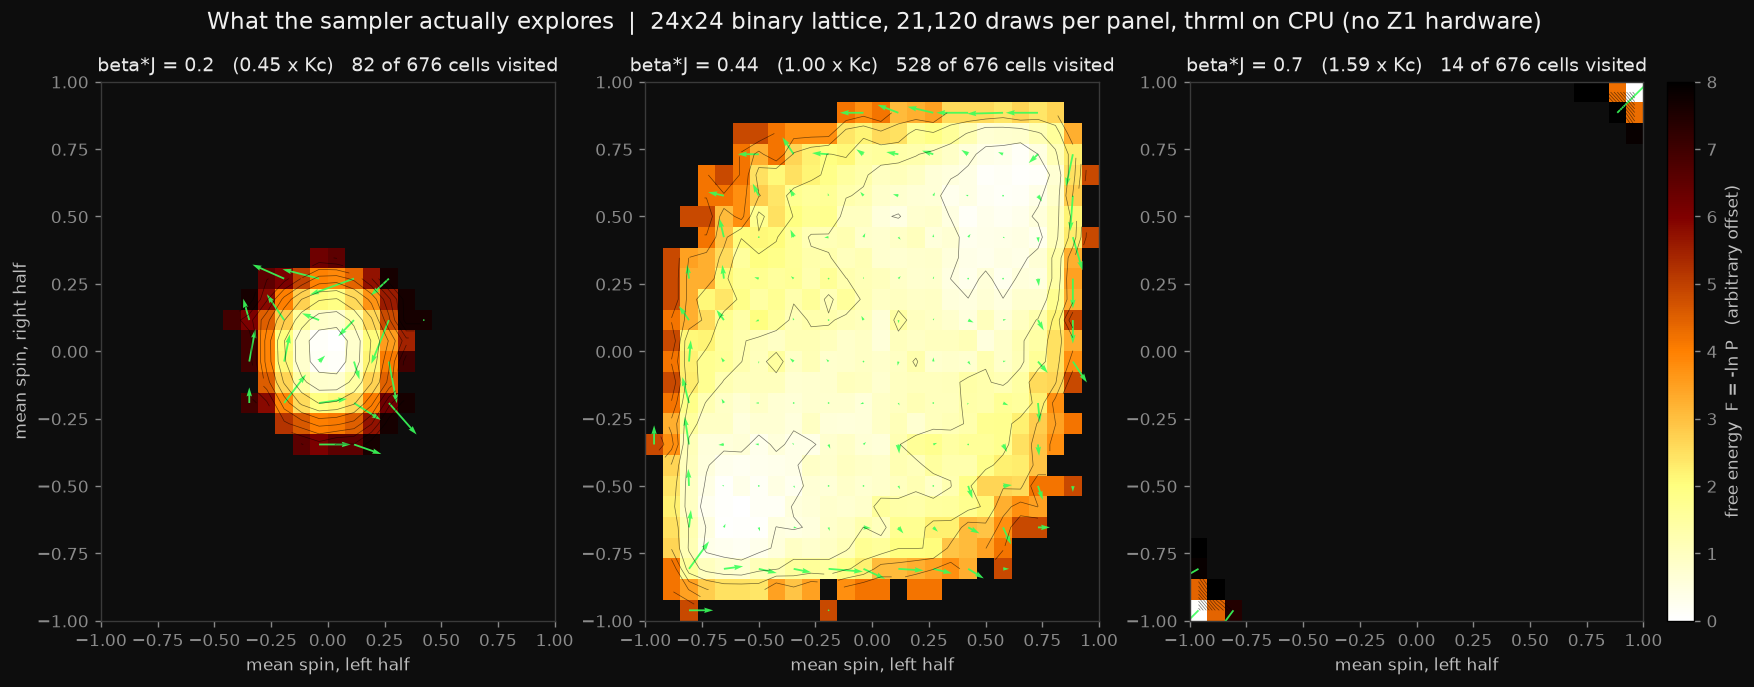

The script that saved this image:
"""The energy landscape our sampler actually explores, from thrml draws.

WHY NOT A DIRECT ENERGY PLOT. A two-variable constraint can be drawn as E(x, y)
straight from its energy function. Our model is 4,096 binary spins, so its state
space has 2**4096 points and there is no axis to put them on. Plotting E over
two of the spins would show almost nothing, because the interesting structure is
collective rather than per-site.

WHAT IS PLOTTED INSTEAD. A FREE energy surface over two collective coordinates:
the mean spin of the lattice's left half and of its right half. For each cell of
that plane we count how often the sampler visits it and take F = -ln P, up to an
additive constant. This is estimated FROM THE DRAWS -- it is not the model's
energy function evaluated on a grid, and the difference matters: free energy
includes entropy, so a broad shallow basin here means "many configurations",
not "one low-energy configuration".

The arrows are -grad F, the direction the sampler is pushed. They are computed by
finite differences on the smoothed surface, so they are a readout of the measured
histogram rather than an independent quantity.

WHAT IT SHOWS. Below Kc the distribution is one basin at the origin: no net
magnetisation, left and right agree only by chance. Above Kc the up-down symmetry
breaks and TWO basins appear on the diagonal, because the two halves order
together. Near Kc the surface flattens and the basins merge, which is the
critical region that made worlds look like geography.

Unsampled cells are left blank rather than filled: F = -ln 0 is infinite, and
painting those regions would invent landscape the sampler never visited.

No Z1 hardware is involved. thrml simulates the sampling on CPU.
"""
import sys
import math

sys.path.insert(0, "src")
sys.path.insert(0, "demo")
import numpy as np
import matplotlib
matplotlib.use("Agg")
import matplotlib.pyplot as plt

from world.fields import compile_layer
from tsu.backends.thrml_backend import sample as thrml_sample
from world.studio import KC

N = 24
BINS = 26
COUPLINGS = [0.20, 0.44, 0.70]
SAMPLE = dict(n_chains=96, n_samples=220, n_warmup=3000, steps_per_sample=6)


def draws(beta_j: float) -> np.ndarray:
    """Spins as (samples, N, N) in {-1, +1}."""
    _spec, _enc, ising, prog = compile_layer(N, beta_j)
    rows = np.asarray(thrml_sample(prog, seed=0, **SAMPLE))
    return (2 * rows.astype(int) - 1).reshape(-1, N, N)


def surface(spins: np.ndarray):
    """F = -ln P over (mean spin of left half, mean spin of right half)."""
    half = N // 2
    ml = spins[:, :, :half].mean(axis=(1, 2))
    mr = spins[:, :, half:].mean(axis=(1, 2))
    edges = np.linspace(-1.0, 1.0, BINS + 1)
    counts, _, _ = np.histogram2d(ml, mr, bins=[edges, edges])
    p = counts / counts.sum()
    with np.errstate(divide="ignore"):
        f = -np.log(p)
    f = np.where(np.isfinite(f), f, np.nan)
    return f - np.nanmin(f), edges, int((counts > 0).sum())


def main():
    fig, axes = plt.subplots(1, len(COUPLINGS), figsize=(16.5, 5.6),
                             facecolor="#0d0d0d")
    for ax, bj in zip(axes, COUPLINGS):
        f, edges, filled = surface(draws(bj))
        c = 0.5 * (edges[:-1] + edges[1:])
        im = ax.pcolormesh(c, c, f.T, cmap="afmhot_r", vmin=0, vmax=8,
                           shading="auto")
        ax.contour(c, c, f.T, levels=np.arange(0.5, 8, 0.75),
                   colors="black", linewidths=0.4, alpha=0.55)
        # arrows: -grad F on the smoothed surface, only where it is defined
        g = np.where(np.isfinite(f), f, np.nanmax(f))
        gy, gx = np.gradient(g)
        step = 2
        s = (slice(None, None, step), slice(None, None, step))
        mask = np.isfinite(f)[s]
        X, Y = np.meshgrid(c[::step], c[::step], indexing="ij")
        ax.quiver(X[mask], Y[mask], -gx[s][mask], -gy[s][mask],
                  color="#39ff5a", scale=26, width=0.004, alpha=0.9)
        ax.set_title(f"beta*J = {bj}   ({bj / KC:.2f} x Kc)   "
                     f"{filled} of {BINS * BINS} cells visited",
                     color="#e8e8e8", fontsize=11)
        ax.set_xlabel("mean spin, left half", color="#bdbdbd")
        ax.set_facecolor("#0d0d0d")
        ax.tick_params(colors="#8a8a8a")
        for sp in ax.spines.values():
            sp.set_color("#3a3a3a")
    axes[0].set_ylabel("mean spin, right half", color="#bdbdbd")
    cb = fig.colorbar(im, ax=axes, fraction=0.02, pad=0.015)
    cb.set_label("free energy  F = -ln P   (arbitrary offset)", color="#bdbdbd")
    cb.ax.tick_params(colors="#8a8a8a")
    fig.suptitle(
        f"What the sampler actually explores  |  {N}x{N} binary lattice, "
        f"{SAMPLE['n_chains'] * SAMPLE['n_samples']:,} draws per panel, "
        f"thrml on CPU (no Z1 hardware)",
        color="#f0f0f0", fontsize=13)
    fig.savefig("audit/free_energy_surface.png", dpi=125,
                facecolor="#0d0d0d", bbox_inches="tight")
    print("  -> audit/free_energy_surface.png")


if __name__ == "__main__":
    main()
